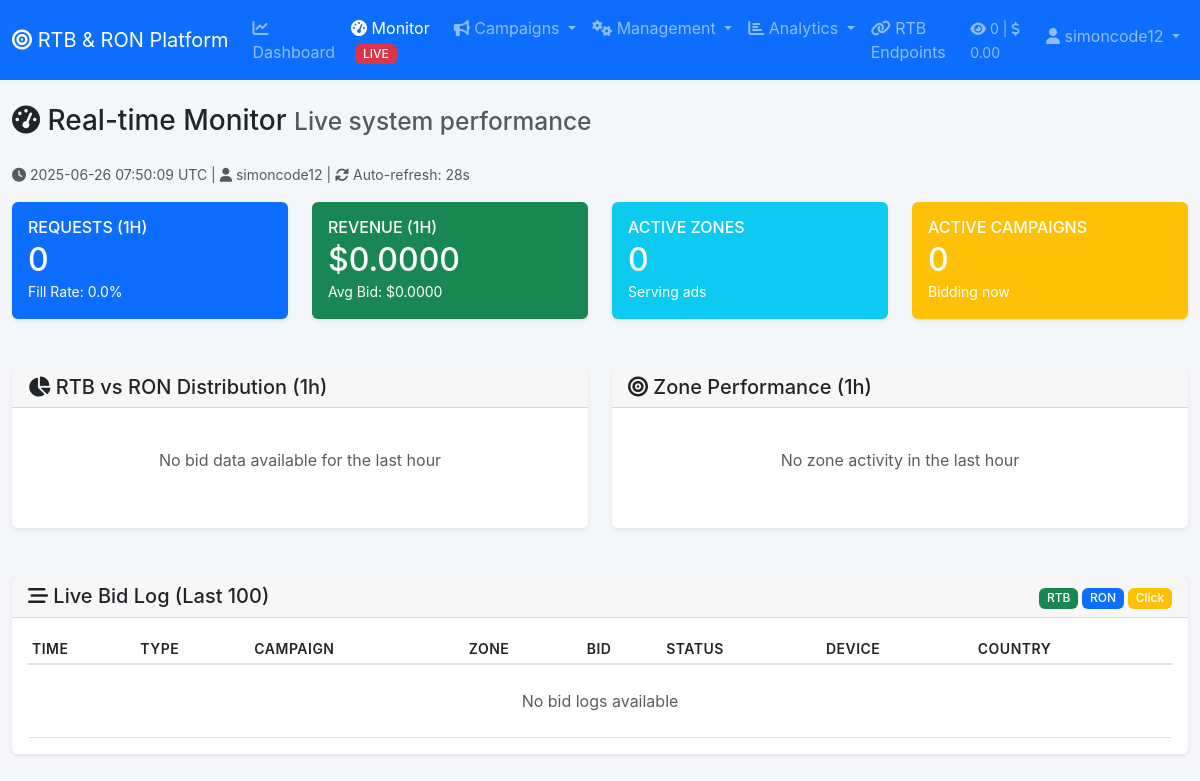
The app's page /admin/monitor.php (signed in), older data.
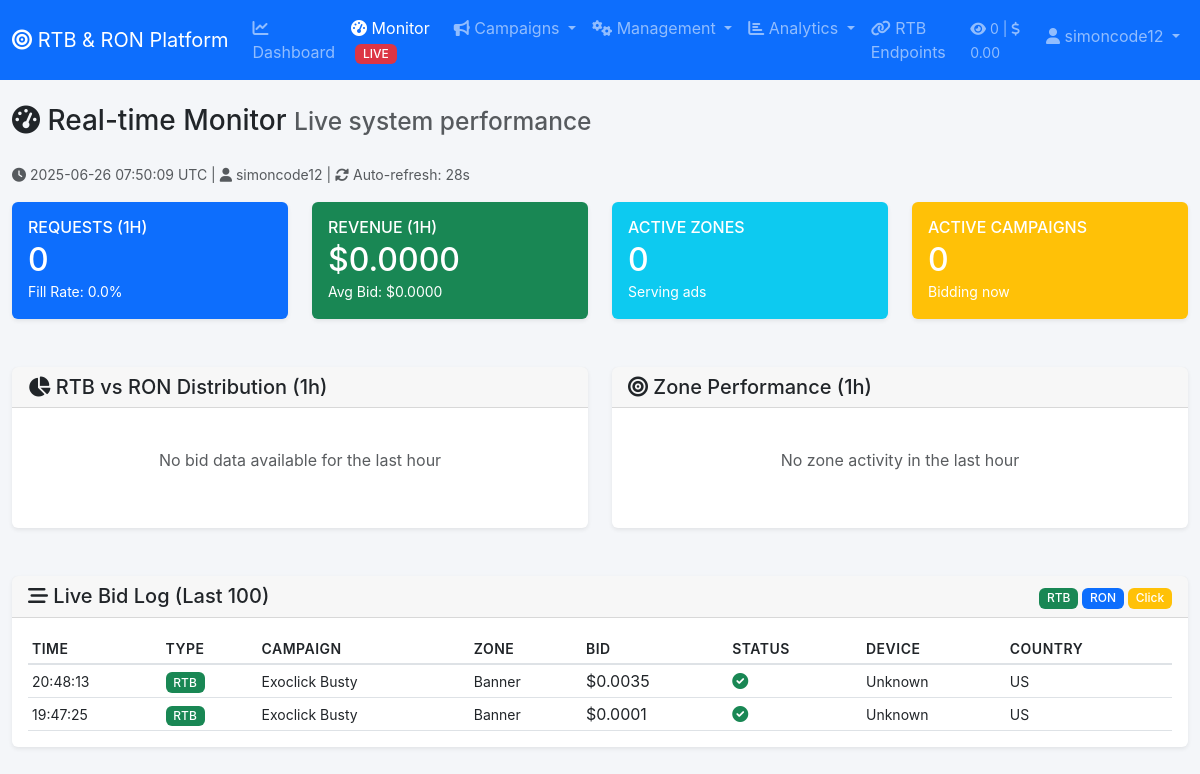
The same page, newer data.
### tables this page shows
CREATE TABLE `bid_logs` (
  `id` int(11) NOT NULL,
  `request_id` varchar(100) NOT NULL,
  `campaign_id` int(11) DEFAULT NULL,
  `creative_id` int(11) DEFAULT NULL,
  `zone_id` int(11) DEFAULT NULL,
  `bid_amount` decimal(10,4) DEFAULT NULL,
  `win_price` decimal(10,4) DEFAULT NULL,
  `impression_id` varchar(100) DEFAULT NULL,
  `user_agent` text DEFAULT NULL,
  `ip_address` varchar(45) DEFAULT NULL,
  `country` varchar(3) DEFAULT NULL,
  `device_type` varchar(50) DEFAULT NULL,
  `browser` varchar(50) DEFAULT NULL,
  `os` varchar(50) DEFAULT NULL,
  `status` enum('bid','win','loss','click') DEFAULT 'bid',
  `created_at` timestamp NULL DEFAULT current_timestamp()
);

CREATE TABLE `campaigns` (
  `id` int(11) NOT NULL,
  `advertiser_id` int(11) DEFAULT NULL,
  `name` varchar(255) NOT NULL,
  `type` enum('rtb','ron') NOT NULL,
  `category_id` int(11) DEFAULT NULL,
  `bid_type` enum('cpm','cpc','cpv') DEFAULT 'cpm',
  `daily_budget` decimal(10,2) DEFAULT NULL,
  `total_budget` decimal(10,2) DEFAULT NULL,
  `daily_spent` decimal(10,2) DEFAULT 0.00,
  `total_spent` decimal(10,2) DEFAULT 0.00,
  `start_date` date DEFAULT NULL,
  `end_date` date DEFAULT NULL,
  `status` enum('active','paused','completed','pending') DEFAULT 'active',
  `endpoint_url` varchar(500) DEFAULT NULL,
  `target_countries` longtext DEFAULT NULL CHECK (json_valid(`target_countries`)),
  `target_browsers` longtext DEFAULT NULL CHECK (json_valid(`target_browsers`)),
  `target_devices` longtext DEFAULT NULL CHECK (json_valid(`target_devices`)),
  `target_os` longtext DEFAULT NULL CHECK (json_valid(`target_os`)),
  `ad_formats` longtext DEFAULT NULL CHECK (json_valid(`ad_formats`)),
  `banner_sizes` longtext DEFAULT NULL CHECK (json_valid(`banner_sizes`)),
  `created_at` timestamp NULL DEFAULT current_timestamp(),
  `updated_at` timestamp NULL DEFAULT current_timestamp() ON UPDATE current_timestamp()
);

CREATE TABLE `zones` (
  `id` int(11) NOT NULL,
  `website_id` int(11) DEFAULT NULL,
  `name` varchar(255) NOT NULL,
  `size` varchar(20) NOT NULL,
  `zone_type` enum('banner','video','native') DEFAULT 'banner',
  `status` enum('active','inactive') DEFAULT 'active',
  `created_at` timestamp NULL DEFAULT current_timestamp(),
  `updated_at` timestamp NULL DEFAULT current_timestamp() ON UPDATE current_timestamp()
);

### admin/monitor.php (the view, shortened to what the rows shown need)
<?php
include 'includes/header.php';
$recent_bids = $pdo->query("
    SELECT
        bl.*,
        c.name as campaign_name,
        c.type as campaign_type,
        cr.name as creative_name,
        z.name as zone_name,
        w.name as website_name
    FROM bid_logs bl
    LEFT JOIN campaigns c ON bl.campaign_id = c.id
    LEFT JOIN creatives cr ON bl.creative_id = cr.id
    LEFT JOIN zones z ON bl.zone_id = z.id
    LEFT JOIN websites w ON z.website_id = w.id
    ORDER BY bl.created_at DESC
    LIMIT 100
")->fetchAll(PDO::FETCH_ASSOC);
$hourly_stats = $pdo->query("
    SELECT
        COUNT(*) as total_requests,
        SUM(CASE WHEN status = 'win' THEN 1 ELSE 0 END) as wins,
        SUM(CASE WHEN status = 'click' THEN 1 ELSE 0 END) as clicks,
        COALESCE(SUM(win_price), 0) as revenue,
        COALESCE(AVG(win_price), 0) as avg_bid,
        COALESCE(MAX(win_price), 0) as max_bid,
        COALESCE(MIN(win_price), 0) as min_bid,
        COUNT(DISTINCT zone_id) as active_zones,
        COUNT(DISTINCT campaign_id) as active_campaigns
    FROM bid_logs
    WHERE created_at >= NOW() - INTERVAL 1 HOUR
")->fetch(PDO::FETCH_ASSOC);
$hourly_stats = array_map(function($value) {
    return $value === null ? 0 : floatval($value);
}, $hourly_stats);
?>
<div class="row">
    <div class="col-12">
        <h1 class="h3 mb-4">
            <i class="fas fa-tachometer-alt"></i> Real-time Monitor
            <small class="text-muted">Live system performance</small>
        </h1>
    </div>
</div>
<div class="row mb-4">
    <div class="col-md-3">
        <div class="card bg-primary text-white">
            <div class="card-body">
                <h2 class="mb-0" id="total-requests"><?php echo number_format($hourly_stats['total_requests']); ?></h2>
            </div>
        </div>
    </div>
    <div class="col-md-3">
        <div class="card bg-success text-white">
            <div class="card-body">
                <h2 class="mb-0">$<?php echo number_format($hourly_stats['revenue'], 4); ?></h2>
            </div>
        </div>
    </div>
    <div class="col-md-3">
        <div class="card bg-info text-white">
            <div class="card-body">
                <h2 class="mb-0"><?php echo number_format($hourly_stats['active_zones']); ?></h2>
            </div>
        </div>
    </div>
    <div class="col-md-3">
        <div class="card bg-warning text-white">
            <div class="card-body">
                <h2 class="mb-0"><?php echo number_format($hourly_stats['active_campaigns']); ?></h2>
            </div>
        </div>
    </div>
</div>
<div class="card">
    <div class="card-body">
        <div class="table-responsive" style="max-height: 400px; overflow-y: auto;">
            <table class="table table-sm" id="bid-log-table">
                <thead style="position: sticky; top: 0; background: white; z-index: 10;">
                    <tr>
                        <th>Time</th>
                        <th>Type</th>
                        <th>Campaign</th>
                        <th>Zone</th>
                        <th>Bid</th>
                        <th>Status</th>
                        <th>Device</th>
                        <th>Country</th>
                    </tr>
                </thead>
                <tbody id="bid-log-body">
                    <?php if (!empty($recent_bids)): ?>
                        <?php foreach ($recent_bids as $bid): ?>
                        <tr>
                            <td>
                                <small><?php echo date('H:i:s', strtotime($bid['created_at'])); ?></small>
                            </td>
                            <td>
                                <span class="badge bg-<?php echo ($bid['campaign_type'] ?? '') == 'rtb' ? 'success' : 'primary'; ?>">
                                    <?php echo strtoupper($bid['campaign_type'] ?? 'N/A'); ?>
                                </span>
                            </td>
                            <td>
                                <small><?php echo htmlspecialchars($bid['campaign_name'] ?? 'Unknown'); ?></small>
                            </td>
                            <td>
                                <small><?php echo htmlspecialchars($bid['zone_name'] ?? 'Zone ' . $bid['zone_id']); ?></small>
                            </td>
                            <td>$<?php echo number_format(floatval($bid['win_price'] ?? 0), 4); ?></td>
                            <td>
                                <?php if (($bid['status'] ?? '') == 'win'): ?>
                                    <i class="fas fa-check-circle text-success"></i>
                                <?php elseif (($bid['status'] ?? '') == 'click'): ?>
                                    <i class="fas fa-mouse-pointer text-warning"></i>
                                <?php else: ?>
                                    <i class="fas fa-times-circle text-danger"></i>
                                <?php endif; ?>
                            </td>
                            <td>
                                <small><?php echo htmlspecialchars($bid['device_type'] ?? 'Unknown'); ?></small>
                            </td>
                            <td>
                                <small><?php echo htmlspecialchars($bid['country'] ?? 'US'); ?></small>
                            </td>
                        </tr>
                        <?php endforeach; ?>
                    <?php endif; ?>
                </tbody>
            </table>
        </div>
    </div>
</div>
<?php include 'includes/footer.php'; ?>

Row changes from the older to the newer data that the page shows:
added bid_logs: created_at "20:48:13", campaign.type "RTB", campaign.name "Exoclick Busty", zone.name "Banner", win_price "0.0035", status "win" (drawn), device_type "Unknown", country "US"
added bid_logs: created_at "19:47:25", campaign.type "RTB", campaign.name "Exoclick Busty", zone.name "Banner", win_price "0.0001", status "win" (drawn), device_type "Unknown", country "US"
Text that changed along with them:
text no longer shown: "No bid logs available"
